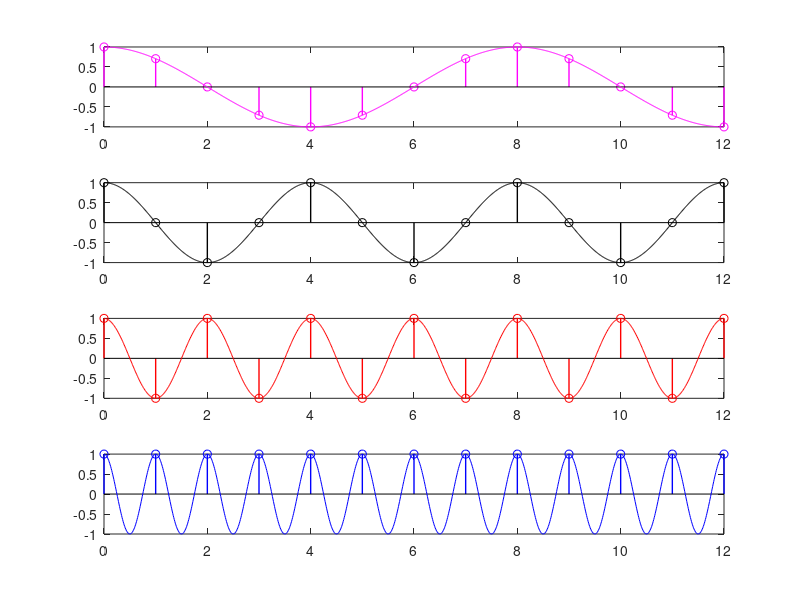

The MATLAB source for this figure:
% Discrete-time sinusoids whose frequencies are separated by an integer multiple of 2*pi are identical.

n = 0:1:12;
t = 0:0.01:12;
k_max = 3;
% k_max = 4;
k = 0:1:k_max;
w0 = pi/3;
% w = w0 + 2 * k * pi;
w = [1/4 1/2 1 2 3] * pi;
c = ['m','k','r','b'];
% c = ['m','k','r','b', 'g'];

for i = 1:(k_max + 1)
    dis = cos(w(i) * n);
    con = cos(w(i) * t);
    subplot(k_max + 1,1,i);
    stem(n, dis, c(i), 'LineWidth', 1)
    hold on
    plot(t, con, c(i))
    % plot(t, con, 'w')
end

% x(n) = n;
% y1 = cos(w1 * n);
% y2 = cos(w2 * n);
% stem(n,y1)
% stem(n,y2)

